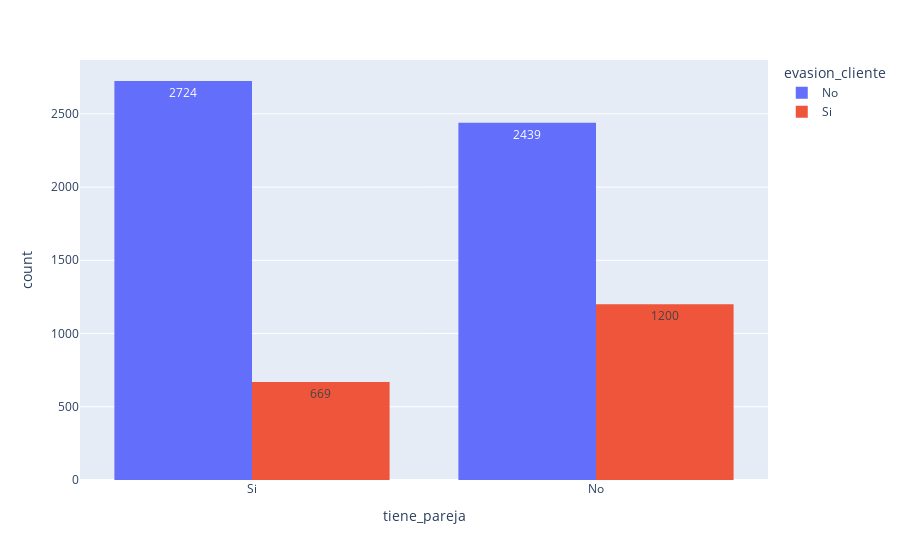

The notebook cell this image was saved under:
### Code cell
px.histogram(df_telecomx, x = 'tiene_pareja', color = 'evasion_cliente', barmode = 'group', text_auto = True)

### Figure 1 — Plotly figure (JSON) as saved in the notebook; plotly's stock layout.template omitted (floating-point values rounded to 4 significant figures; data arrays with more than 128 entries replaced by an {"elided": "..."} marker saying what was removed)
{"data": [{"alignmentgroup": "True", "bingroup": "x", "hovertemplate": "evasion_cliente=No<br>tiene_pareja=%{x}<br>count=%{y}<extra></extra>", "legendgroup": "No", "marker": {"color": "#636efa", "pattern": {"shape": ""}}, "name": "No", "offsetgroup": "No", "orientation": "v", "showlegend": true, "texttemplate": "%{value}", "type": "histogram", "x": {"elided": "5163 str values"}, "xaxis": "x", "yaxis": "y"}, {"alignmentgroup": "True", "bingroup": "x", "hovertemplate": "evasion_cliente=Si<br>tiene_pareja=%{x}<br>count=%{y}<extra></extra>", "legendgroup": "Si", "marker": {"color": "#EF553B", "pattern": {"shape": ""}}, "name": "Si", "offsetgroup": "Si", "orientation": "v", "showlegend": true, "texttemplate": "%{value}", "type": "histogram", "x": {"elided": "1869 str values"}, "xaxis": "x", "yaxis": "y"}], "layout": {"barmode": "group", "legend": {"title": {"text": "evasion_cliente"}, "tracegroupgap": 0}, "margin": {"t": 60}, "xaxis": {"anchor": "y", "domain": [0, 1], "title": {"text": "tiene_pareja"}}, "yaxis": {"anchor": "x", "domain": [0, 1], "title": {"text": "count"}}}}
